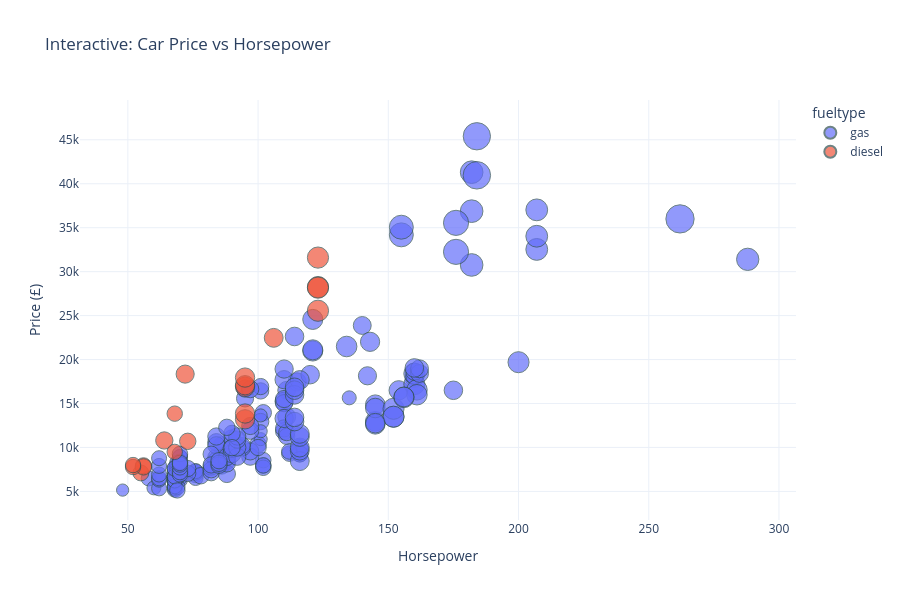

Notebook code for this chart:
### Markdown cell above
### 4.2 Basic Interactive Plots

### Code cell
# 4.2.1 Interactive Scatter Plot
fig = px.scatter(df, x='horsepower', y='price', 
                 color='fueltype',
                 size='enginesize',
                 hover_data=['brand', 'CarName', 'citympg', 'highwaympg'],
                 title='Interactive: Car Price vs Horsepower',
                 labels={'price': 'Price (£)', 'horsepower': 'Horsepower'},
                 template='plotly_white')

fig.update_traces(marker=dict(line=dict(width=1, color='DarkSlateGray')))
fig.update_layout(height=600, font=dict(size=12))
fig.show()

print("💡 Key Learning: Plotly creates interactive plots with hover information.")

### Figure 1 — Plotly figure (JSON) as saved in the notebook; plotly's stock layout.template omitted (floating-point values rounded to 4 significant figures; data arrays with more than 128 entries replaced by an {"elided": "..."} marker saying what was removed)
{"data": [{"customdata": {"elided": "185x4 mixed values"}, "hovertemplate": "fueltype=gas<br>Horsepower=%{x}<br>Price (£)=%{y}<br>enginesize=%{marker.size}<br>brand=%{customdata[0]}<br>CarName=%{customdata[1]}<br>citympg=%{customdata[2]}<br>highwaympg=%{customdata[3]}<extra></extra>", "legendgroup": "gas", "marker": {"color": "#636efa", "line": {"color": "DarkSlateGray", "width": 1}, "size": {"elided": "185 int values"}, "sizemode": "area", "sizeref": 0.815, "symbol": "circle"}, "mode": "markers", "name": "gas", "orientation": "v", "showlegend": true, "type": "scatter", "x": {"elided": "185 int values"}, "xaxis": "x", "y": {"elided": "185 float values"}, "yaxis": "y"}, {"customdata": [["mazda", "mazda glc deluxe", 36, 42], ["mazda", "mazda rx-7 gs", 31, 39], ["buick", "buick electra 225 custom", 22, 25], ["buick", "buick century luxus (sw)", 22, 25], ["buick", "buick century", 22, 25], ["buick", "buick skyhawk", 22, 25], ["nissan", "nissan gt-r", 45, 50], ["peugeot", "peugeot 304", 28, 33], ["peugeot", "peugeot 504", 25, 25], ["peugeot", "peugeot 604sl", 28, 33], ["peugeot", "peugeot 505s turbo diesel", 25, 25], ["peugeot", "peugeot 504", 28, 33], ["toyota", "toyota corona", 34, 36], ["toyota", "toyota corolla", 38, 47], ["toyota", "toyota celica gt", 30, 33], ["volkswagen", "vokswagen rabbit", 37, 46], ["volkswagen", "volkswagen model 111", 37, 46], ["volkswagen", "volkswagen super beetle", 37, 42], ["volkswagen", "volkswagen rabbit custom", 33, 38], ["volvo", "volvo 246", 26, 27]], "hovertemplate": "fueltype=diesel<br>Horsepower=%{x}<br>Price (£)=%{y}<br>enginesize=%{marker.size}<br>brand=%{customdata[0]}<br>CarName=%{customdata[1]}<br>citympg=%{customdata[2]}<br>highwaympg=%{customdata[3]}<extra></extra>", "legendgroup": "diesel", "marker": {"color": "#EF553B", "line": {"color": "DarkSlateGray", "width": 1}, "size": [122, 134, 183, 183, 183, 183, 103, 152, 152, 152, 152, 152, 110, 110, 110, 97, 97, 97, 97, 145], "sizemode": "area", "sizeref": 0.815, "symbol": "circle"}, "mode": "markers", "name": "diesel", "orientation": "v", "showlegend": true, "type": "scatter", "x": [64, 72, 123, 123, 123, 123, 55, 95, 95, 95, 95, 95, 56, 56, 73, 52, 52, 68, 68, 106], "xaxis": "x", "y": [10800.0, 18340.0, 25550.0, 28250.0, 28180.0, 31600.0, 7099.0, 13200.0, 13860.0, 16900.0, 17080.0, 17950.0, 7898.0, 7788.0, 10700.0, 7775.0, 7995.0, 9495.0, 13840.0, 22470.0], "yaxis": "y"}], "layout": {"font": {"size": 12}, "height": 600, "legend": {"itemsizing": "constant", "title": {"text": "fueltype"}, "tracegroupgap": 0}, "title": {"text": "Interactive: Car Price vs Horsepower"}, "xaxis": {"anchor": "y", "domain": [0, 1], "title": {"text": "Horsepower"}}, "yaxis": {"anchor": "x", "domain": [0, 1], "title": {"text": "Price (£)"}}}}
